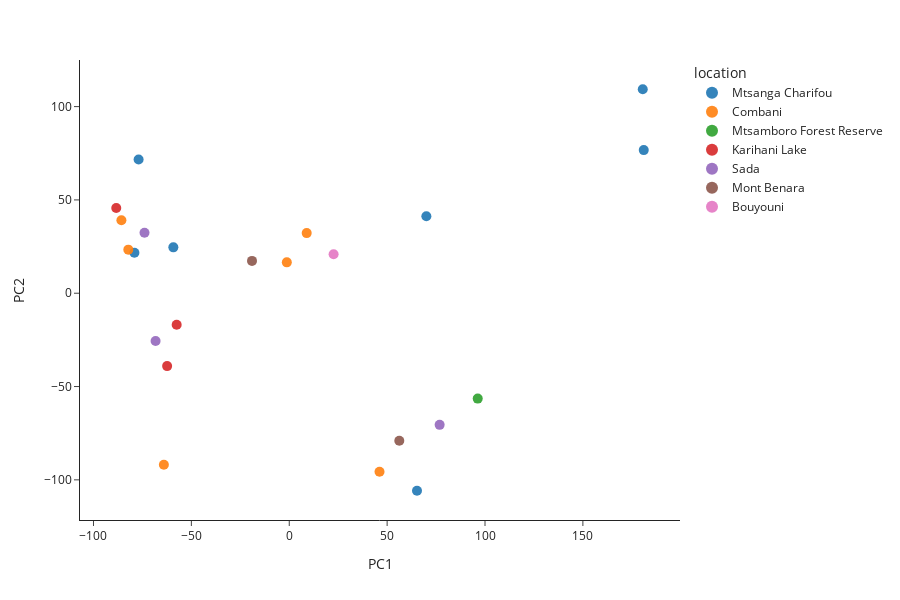

Notebook cell for this chart:
### Code cell
ag3.plot_pca_coords(df_pca, color="location")

### Figure 1 — Plotly figure (JSON) as saved in the notebook; plotly's stock layout.template omitted (floating-point values rounded to 4 significant figures)
{"data": [{"customdata": [["77", "AG1000G-FR", "gambiae", "Mayotte", "FR-YT", "Mayotte", "Mayotte", "Mtsanga Charifou", 2011, -1], ["80", "AG1000G-FR", "gambiae", "Mayotte", "FR-YT", "Mayotte", "Mayotte", "Mtsanga Charifou", 2011, -1], ["79", "AG1000G-FR", "gambiae", "Mayotte", "FR-YT", "Mayotte", "Mayotte", "Mtsanga Charifou", 2011, -1], ["88", "AG1000G-FR", "gambiae", "Mayotte", "FR-YT", "Mayotte", "Mayotte", "Mtsanga Charifou", 2011, -1], ["89", "AG1000G-FR", "gambiae", "Mayotte", "FR-YT", "Mayotte", "Mayotte", "Mtsanga Charifou", 2011, -1], ["78", "AG1000G-FR", "gambiae", "Mayotte", "FR-YT", "Mayotte", "Mayotte", "Mtsanga Charifou", 2011, -1], ["81", "AG1000G-FR", "gambiae", "Mayotte", "FR-YT", "Mayotte", "Mayotte", "Mtsanga Charifou", 2011, -1]], "hovertemplate": "<b>%{hovertext}</b><br><br>location=%{customdata[7]}<br>PC1=%{x}<br>PC2=%{y}<br>partner_sample_id=%{customdata[0]}<br>sample_set=%{customdata[1]}<br>taxon=%{customdata[2]}<br>country=%{customdata[3]}<br>admin1_iso=%{customdata[4]}<br>admin1_name=%{customdata[5]}<br>admin2_name=%{customdata[6]}<br>year=%{customdata[8]}<br>month=%{customdata[9]}<extra></extra>", "hovertext": ["AP0006-C", "AP0031-C", "AP0023-C", "AP0019-C", "AP0032-C", "AP0020-C", "AP0017-Cx"], "legendgroup": "Mtsanga Charifou", "marker": {"color": "#1F77B4", "opacity": 0.9, "size": 10, "symbol": "circle"}, "mode": "markers", "name": "Mtsanga Charifou", "orientation": "v", "showlegend": true, "type": "scatter", "x": [180.6, -79.09, 70.05, 65.26, -59.2, 181.1, -76.95], "xaxis": "x", "y": [109.3, 21.68, 41.29, -105.8, 24.57, 76.68, 71.68], "yaxis": "y"}, {"customdata": [["61", "AG1000G-FR", "gambiae", "Mayotte", "FR-YT", "Mayotte", "Mayotte", "Combani", 2011, -1], ["63", "AG1000G-FR", "gambiae", "Mayotte", "FR-YT", "Mayotte", "Mayotte", "Combani", 2011, -1], ["64", "AG1000G-FR", "gambiae", "Mayotte", "FR-YT", "Mayotte", "Mayotte", "Combani", 2011, -1], ["62", "AG1000G-FR", "gambiae", "Mayotte", "FR-YT", "Mayotte", "Mayotte", "Combani", 2011, -1], ["68", "AG1000G-FR", "gambiae", "Mayotte", "FR-YT", "Mayotte", "Mayotte", "Combani", 2011, -1], ["65", "AG1000G-FR", "gambiae", "Mayotte", "FR-YT", "Mayotte", "Mayotte", "Combani", 2011, -1]], "hovertemplate": "<b>%{hovertext}</b><br><br>location=%{customdata[7]}<br>PC1=%{x}<br>PC2=%{y}<br>partner_sample_id=%{customdata[0]}<br>sample_set=%{customdata[1]}<br>taxon=%{customdata[2]}<br>country=%{customdata[3]}<br>admin1_iso=%{customdata[4]}<br>admin1_name=%{customdata[5]}<br>admin2_name=%{customdata[6]}<br>year=%{customdata[8]}<br>month=%{customdata[9]}<extra></extra>", "hovertext": ["AP0008-C", "AP0010-C", "AP0002-C", "AP0009-C", "AP0013-Cx", "AP0011-C"], "legendgroup": "Combani", "marker": {"color": "#FF7F0E", "opacity": 0.9, "size": 10, "symbol": "circle"}, "mode": "markers", "name": "Combani", "orientation": "v", "showlegend": true, "type": "scatter", "x": [8.918, -64.05, -85.74, -82.2, 46.11, -1.241], "xaxis": "x", "y": [32.22, -91.91, 39.11, 23.35, -95.67, 16.55], "yaxis": "y"}, {"customdata": [["60", "AG1000G-FR", "gambiae", "Mayotte", "FR-YT", "Mayotte", "Mayotte", "Mtsamboro Forest Reserve", 2011, -1]], "hovertemplate": "<b>%{hovertext}</b><br><br>location=%{customdata[7]}<br>PC1=%{x}<br>PC2=%{y}<br>partner_sample_id=%{customdata[0]}<br>sample_set=%{customdata[1]}<br>taxon=%{customdata[2]}<br>country=%{customdata[3]}<br>admin1_iso=%{customdata[4]}<br>admin1_name=%{customdata[5]}<br>admin2_name=%{customdata[6]}<br>year=%{customdata[8]}<br>month=%{customdata[9]}<extra></extra>", "hovertext": ["AP0007-C"], "legendgroup": "Mtsamboro Forest Reserve", "marker": {"color": "#2CA02C", "opacity": 0.9, "size": 10, "symbol": "circle"}, "mode": "markers", "name": "Mtsamboro Forest Reserve", "orientation": "v", "showlegend": true, "type": "scatter", "x": [96.28], "xaxis": "x", "y": [-56.46], "yaxis": "y"}, {"customdata": [["92", "AG1000G-FR", "gambiae", "Mayotte", "FR-YT", "Mayotte", "Mayotte", "Karihani Lake", 2011, -1], ["95", "AG1000G-FR", "gambiae", "Mayotte", "FR-YT", "Mayotte", "Mayotte", "Karihani Lake", 2011, -1], ["94", "AG1000G-FR", "gambiae", "Mayotte", "FR-YT", "Mayotte", "Mayotte", "Karihani Lake", 2011, -1]], "hovertemplate": "<b>%{hovertext}</b><br><br>location=%{customdata[7]}<br>PC1=%{x}<br>PC2=%{y}<br>partner_sample_id=%{customdata[0]}<br>sample_set=%{customdata[1]}<br>taxon=%{customdata[2]}<br>country=%{customdata[3]}<br>admin1_iso=%{customdata[4]}<br>admin1_name=%{customdata[5]}<br>admin2_name=%{customdata[6]}<br>year=%{customdata[8]}<br>month=%{customdata[9]}<extra></extra>", "hovertext": ["AP0021-C", "AP0033-C", "AP0022-C"], "legendgroup": "Karihani Lake", "marker": {"color": "#D62728", "opacity": 0.9, "size": 10, "symbol": "circle"}, "mode": "markers", "name": "Karihani Lake", "orientation": "v", "showlegend": true, "type": "scatter", "x": [-88.37, -57.51, -62.39], "xaxis": "x", "y": [45.7, -16.86, -39.05], "yaxis": "y"}, {"customdata": [["100", "AG1000G-FR", "gambiae", "Mayotte", "FR-YT", "Mayotte", "Mayotte", "Sada", 2011, -1], ["99", "AG1000G-FR", "gambiae", "Mayotte", "FR-YT", "Mayotte", "Mayotte", "Sada", 2011, -1], ["97", "AG1000G-FR", "gambiae", "Mayotte", "FR-YT", "Mayotte", "Mayotte", "Sada", 2011, -1]], "hovertemplate": "<b>%{hovertext}</b><br><br>location=%{customdata[7]}<br>PC1=%{x}<br>PC2=%{y}<br>partner_sample_id=%{customdata[0]}<br>sample_set=%{customdata[1]}<br>taxon=%{customdata[2]}<br>country=%{customdata[3]}<br>admin1_iso=%{customdata[4]}<br>admin1_name=%{customdata[5]}<br>admin2_name=%{customdata[6]}<br>year=%{customdata[8]}<br>month=%{customdata[9]}<extra></extra>", "hovertext": ["AP0025-C", "AP0035-C", "AP0034-C"], "legendgroup": "Sada", "marker": {"color": "#9467BD", "opacity": 0.9, "size": 10, "symbol": "circle"}, "mode": "markers", "name": "Sada", "orientation": "v", "showlegend": true, "type": "scatter", "x": [-73.93, -68.27, 76.83], "xaxis": "x", "y": [32.41, -25.59, -70.53], "yaxis": "y"}, {"customdata": [["72", "AG1000G-FR", "gambiae", "Mayotte", "FR-YT", "Mayotte", "Mayotte", "Mont Benara", 2011, -1], ["76", "AG1000G-FR", "gambiae", "Mayotte", "FR-YT", "Mayotte", "Mayotte", "Mont Benara", 2011, -1]], "hovertemplate": "<b>%{hovertext}</b><br><br>location=%{customdata[7]}<br>PC1=%{x}<br>PC2=%{y}<br>partner_sample_id=%{customdata[0]}<br>sample_set=%{customdata[1]}<br>taxon=%{customdata[2]}<br>country=%{customdata[3]}<br>admin1_iso=%{customdata[4]}<br>admin1_name=%{customdata[5]}<br>admin2_name=%{customdata[6]}<br>year=%{customdata[8]}<br>month=%{customdata[9]}<extra></extra>", "hovertext": ["AP0014-Cx", "AP0030-C"], "legendgroup": "Mont Benara", "marker": {"color": "#8C564B", "opacity": 0.9, "size": 10, "symbol": "circle"}, "mode": "markers", "name": "Mont Benara", "orientation": "v", "showlegend": true, "type": "scatter", "x": [56.22, -19.02], "xaxis": "x", "y": [-79.04, 17.32], "yaxis": "y"}, {"customdata": [["38", "AG1000G-FR", "gambiae", "Mayotte", "FR-YT", "Mayotte", "Mayotte", "Bouyouni", 2011, -1]], "hovertemplate": "<b>%{hovertext}</b><br><br>location=%{customdata[7]}<br>PC1=%{x}<br>PC2=%{y}<br>partner_sample_id=%{customdata[0]}<br>sample_set=%{customdata[1]}<br>taxon=%{customdata[2]}<br>country=%{customdata[3]}<br>admin1_iso=%{customdata[4]}<br>admin1_name=%{customdata[5]}<br>admin2_name=%{customdata[6]}<br>year=%{customdata[8]}<br>month=%{customdata[9]}<extra></extra>", "hovertext": ["AP0005-C"], "legendgroup": "Bouyouni", "marker": {"color": "#E377C2", "opacity": 0.9, "size": 10, "symbol": "circle"}, "mode": "markers", "name": "Bouyouni", "orientation": "v", "showlegend": true, "type": "scatter", "x": [22.66], "xaxis": "x", "y": [20.87], "yaxis": "y"}], "layout": {"height": 600, "legend": {"itemsizing": "constant", "title": {"text": "location"}, "tracegroupgap": 0}, "margin": {"t": 60}, "width": 900, "xaxis": {"anchor": "y", "domain": [0, 1], "title": {"text": "PC1"}}, "yaxis": {"anchor": "x", "domain": [0, 1], "title": {"text": "PC2"}}}}
